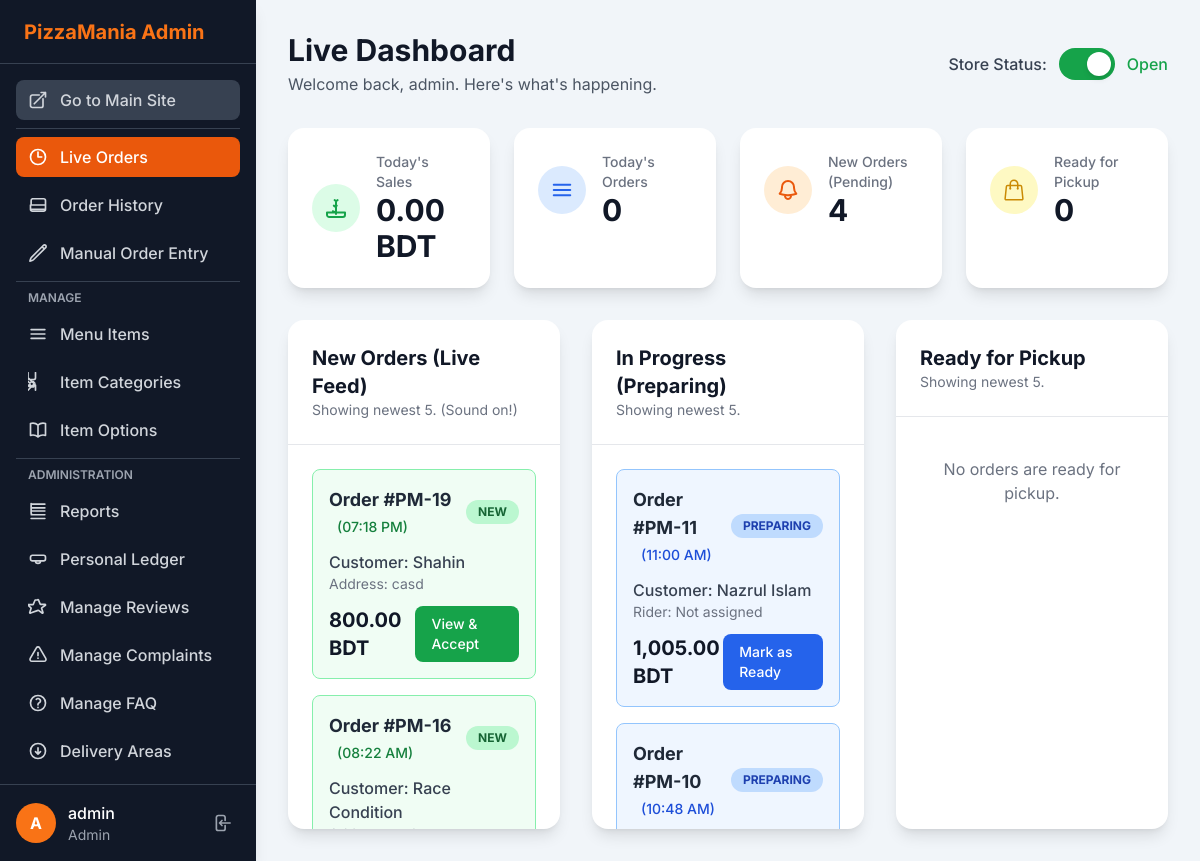
/admin/live_orders.php (signed in), run on an earlier commit of the app's database.
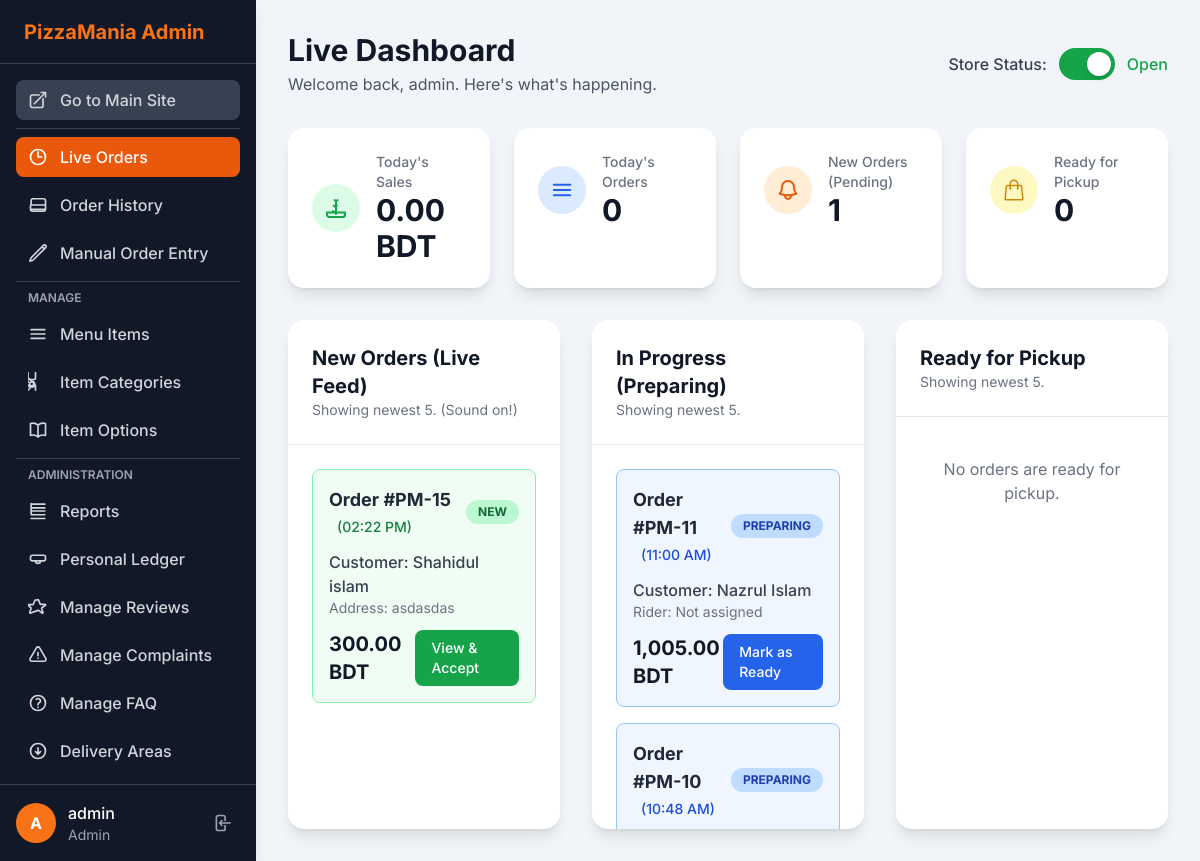
And on a later commit of the database.
### tables this page shows
CREATE TABLE IF NOT EXISTS `orders` (
  `id` int NOT NULL AUTO_INCREMENT,
  `customer_name` varchar(100) NOT NULL,
  `customer_phone` varchar(50) NOT NULL,
  `customer_address` text NOT NULL,
  `order_note` text,
  `delivery_area_id` int NOT NULL,
  `subtotal` decimal(10,2) NOT NULL,
  `delivery_fee` decimal(10,2) NOT NULL,
  `total_amount` decimal(10,2) NOT NULL,
  `order_status` enum('Pending','Preparing','Ready','Delivered','Cancelled') NOT NULL DEFAULT 'Pending',
  `order_time` timestamp NOT NULL DEFAULT CURRENT_TIMESTAMP,
  `rider_name` varchar(100) DEFAULT NULL,
  `coupon_id` int DEFAULT NULL,
  `discount_type` enum('none','percentage','fixed') NOT NULL DEFAULT 'none',
  `discount_amount` decimal(10,2) NOT NULL DEFAULT '0.00',
  PRIMARY KEY (`id`),
  KEY `delivery_area_id` (`delivery_area_id`),
  KEY `fk_order_coupon` (`coupon_id`)
);

### config.php (called while the page is built, shortened)
<?php
function e($data) {
    return htmlspecialchars($data ?? '', ENT_QUOTES, 'UTF-8');
}
?>

### admin/live_orders.php (the view, shortened to what the changed rows need)
<?php
require_once('header.php');
$pending_orders = [];
$sql_pending = "SELECT * FROM orders WHERE order_status = 'Pending' ORDER BY order_time DESC LIMIT 5";
$res_pending = $db->query($sql_pending);
if ($res_pending) {
    while ($row = $res_pending->fetch_assoc()) {
        $pending_orders[] = $row;
    }
}
$preparing_orders = [];
$sql_preparing = "SELECT * FROM orders WHERE order_status = 'Preparing' ORDER BY order_time DESC LIMIT 5";
$res_preparing = $db->query($sql_preparing);
if ($res_preparing) {
    while ($row = $res_preparing->fetch_assoc()) {
        $preparing_orders[] = $row;
    }
}
?>
<header class="flex flex-col sm:flex-row justify-between items-start sm:items-center mb-8">
    <div>
        <h1 class="text-3xl font-bold text-gray-900">Live Dashboard</h1>
    </div>
</header>
<div class="grid grid-cols-1 sm:grid-cols-2 lg:grid-cols-4 gap-6 mb-8">
    <div class="bg-white p-6 rounded-2xl shadow-lg">
        <div class="flex items-center space-x-4">
            <div>
                <div class="text-sm font-medium text-gray-500">New Orders (Pending)</div>
                <div class="text-3xl font-bold text-gray-900" id="stat-new-orders"><?php echo count($pending_orders); ?></div>
            </div>
        </div>
    </div>
</div>
<div class="grid grid-cols-1 lg:grid-cols-3 gap-8">
    <div class="bg-white rounded-2xl shadow-lg">
        <div class="p-6 border-b border-gray-200">
            <h2 class="text-xl font-bold text-gray-900">New Orders (Live Feed)</h2>
        </div>
        <div class="p-6 space-y-4 max-h-96 overflow-y-auto" id="pending-orders-list">
            <?php if (empty($pending_orders)): ?>
                <p id="no-pending-orders" class="text-gray-500 text-center py-4">No pending orders.</p>
            <?php else: ?>
                <?php foreach ($pending_orders as $order): ?>
                    <div id="order-card-<?php echo e($order['id']); ?>" class="order-card border border-green-300 bg-green-50 rounded-lg p-4 transition-all hover:shadow-md">
                        <div class="flex justify-between items-center">
                            <div>
                                <span class="text-lg font-bold text-gray-800">Order #PM-<?php echo e($order['id']); ?></span>
                                <span class="ml-2 text-sm text-green-700 font-medium">(<?php echo e(date('h:i A', strtotime($order['order_time']))); ?>)</span>
                            </div>
                            <span class="px-3 py-1 bg-green-200 text-green-800 text-xs font-bold rounded-full">NEW</span>
                        </div>
                        <div class="mt-3">
                            <div class="font-medium text-gray-700">Customer: <?php echo e($order['customer_name']); ?></div>
                            <div class="text-sm text-gray-500">Address: <?php echo e($order['customer_address']); ?></div>
                        </div>
                        <div class="mt-3 flex justify-between items-center">
                            <span class="text-xl font-bold text-gray-900"><?php echo e(number_format($order['total_amount'], 2)); ?> BDT</span>
                            <a href="order_details.php?id=<?php echo e($order['id']); ?>" class="px-4 py-2 bg-green-600 text-white text-sm font-medium rounded-lg hover:bg-green-700">
                                View & Accept
                            </a>
                        </div>
                    </div>
                <?php endforeach; ?>
            <?php endif; ?>
        </div>
    </div>
    <div class="bg-white rounded-2xl shadow-lg">
        <div class="p-6 border-b border-gray-200">
            <h2 class="text-xl font-bold text-gray-900">In Progress (Preparing)</h2>
        </div>
        <div class="p-6 space-y-4 max-h-96 overflow-y-auto" id="preparing-orders-list">
            <?php if (empty($preparing_orders)): ?>
                <p id="no-preparing-orders" class="text-gray-500 text-center py-4">No orders are being prepared.</p>
            <?php else: ?>
                <?php foreach ($preparing_orders as $order): ?>
                    <div id="order-card-<?php echo e($order['id']); ?>" class="order-card border border-blue-300 bg-blue-50 rounded-lg p-4 transition-all hover:shadow-md">
                        <div class="flex justify-between items-center">
                            <div>
                                <span class="text-lg font-bold text-gray-800">Order #PM-<?php echo e($order['id']); ?></span>
                                <span class="ml-2 text-sm text-blue-700 font-medium">(<?php echo e(date('h:i A', strtotime($order['order_time']))); ?>)</span>
                            </div>
                            <span class="px-3 py-1 bg-blue-200 text-blue-800 text-xs font-bold rounded-full">PREPARING</span>
                        </div>
                        <div class="mt-3">
                            <div class="font-medium text-gray-700">Customer: <?php echo e($order['customer_name']); ?></div>
                            <div class="text-sm text-gray-500">Rider: <?php echo e($order['rider_name'] ?? 'Not assigned'); ?></div>
                        </div>
                        <div class="mt-3 flex justify-between items-center">
                            <span class="text-xl font-bold text-gray-900"><?php echo e(number_format($order['total_amount'], 2)); ?> BDT</span>
                            <a href="order_details.php?id=<?php echo e($order['id']); ?>" class="px-4 py-2 bg-blue-600 text-white text-sm font-medium rounded-lg hover:bg-blue-700">
                                Mark as Ready
                            </a>
                        </div>
                    </div>
                <?php endforeach; ?>
            <?php endif; ?>
        </div>
    </div>
    <div class="bg-white rounded-2xl shadow-lg">
        <div class="p-6 border-b border-gray-200">
            <h2 class="text-xl font-bold text-gray-900">Ready for Pickup</h2>
        </div>
    </div>
</div>
<?php
require_once('footer.php');
?>

What changed in the data, as far as the page shows it:
removed orders: id "19", order_time "07:18 PM", customer_name "Shahin", customer_address "casd", total_amount "800.00", shown under "New Orders (Live Feed)"
removed orders: id "16", order_time "08:22 AM", customer_name "Race Condition", shown under "New Orders (Live Feed)"
now on this page (row unchanged): orders: id "15", order_time "02:22 PM", customer_name "Shahidul islam", customer_address "asdasdas", total_amount "300.00", shown under "New Orders (Live Feed)"
Also different on the page:
count($pending_orders): "4" → "1"
